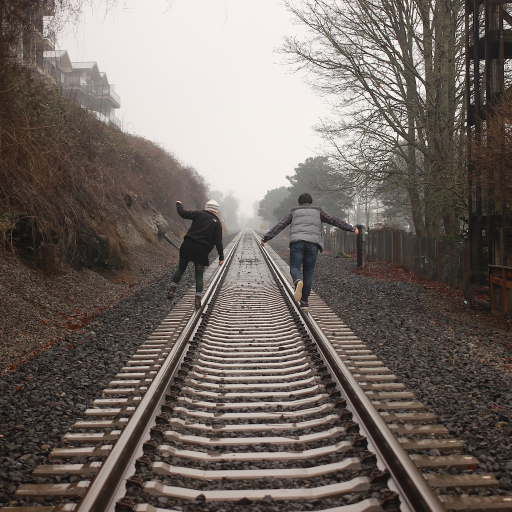
//> input picture image/image.jpg, 1024 x 1024 px (shown at 1/2 size)
$ ./image_processing_kmeans   (built with g++ and OpenCV 4)
//> lines starting //> are read from the running program, lines starting //| are printed output that depends on the picture
#include <opencv2/opencv.hpp>
#include <opencv2/core/types.hpp>
#include <omp.h>
#include <cmath>
#include <vector>

// K-Means parameters
const int K = 3;  // Số cụm (segments)

// Hàm áp dụng K-Means cục bộ trên mỗi vùng nhỏ của ảnh
void applyLocalKMeans(const cv::Mat& grayImage, cv::Mat& kmeansImage, int windowSize) {
//> called with windowSize = 32
    // Chia ảnh thành các subimages
    for (int i = 0; i < grayImage.rows; i += windowSize) {
        for (int j = 0; j < grayImage.cols; j += windowSize) {
            // Xác định vùng cục bộ (local region)
            int x_end = std::min(i + windowSize, grayImage.rows);
            int y_end = std::min(j + windowSize, grayImage.cols);
            cv::Rect localRegion(j, i, y_end - j, x_end - i);
            cv::Mat subImage = grayImage(localRegion);

            // Chuẩn bị dữ liệu cho K-Means
            cv::Mat reshapedImage;
            if (subImage.isContinuous()) {
                reshapedImage = subImage.reshape(1, subImage.total());
            } else {
                reshapedImage = subImage.clone().reshape(1, subImage.total());
            }
            reshapedImage.convertTo(reshapedImage, CV_32F);

            // Áp dụng K-Means
            cv::Mat labels, centers;
            cv::kmeans(reshapedImage, K, labels,
                       cv::TermCriteria(cv::TermCriteria::EPS + cv::TermCriteria::COUNT, 10, 1.0),
                       3, cv::KMEANS_PP_CENTERS, centers);

            // Gán lại giá trị cho subImage
            labels = labels.reshape(0, subImage.rows);
            cv::Mat segmented(subImage.size(), subImage.type());
            for (int x = 0; x < labels.rows; ++x) {
                for (int y = 0; y < labels.cols; ++y) {
                    int label = labels.at<int>(x, y);
                    segmented.at<uchar>(x, y) = static_cast<uchar>(centers.at<float>(label, 0));
                }
            }

            // Lưu kết quả của subImage vào kmeansImage
            segmented.copyTo(kmeansImage(localRegion));
        }
    }
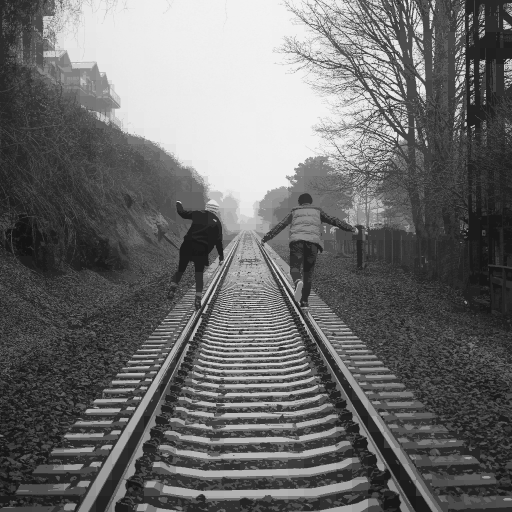
//> kmeansImage: 1024 rows x 1024 cols, CV_8UC1 (shown at 1/2 size); min 20, max 247, mean 107.1
}

// Hàm phát hiện cạnh dựa trên sự khác biệt cường độ giữa các phân đoạn k-Means
void detectEdgesKMeans(const cv::Mat& kmeansImage, cv::Mat& edgeImage) {
    edgeImage = cv::Mat::zeros(kmeansImage.size(), CV_8UC1);

    #pragma omp parallel for collapse(2)
    for (int i = 1; i < kmeansImage.rows - 1; i++) {
        for (int j = 1; j < kmeansImage.cols - 1; j++) {
            // Lấy giá trị pixel hiện tại và các pixel lân cận
            uchar current = kmeansImage.at<uchar>(i, j);
            uchar right = kmeansImage.at<uchar>(i, j + 1);
            uchar down = kmeansImage.at<uchar>(i + 1, j);

            // Nếu có sự khác biệt giữa các cụm, coi đó là cạnh
            if (std::abs(current - right) > 10 || std::abs(current - down) > 10) {
                edgeImage.at<uchar>(i, j) = 255;
            }
        }
    }
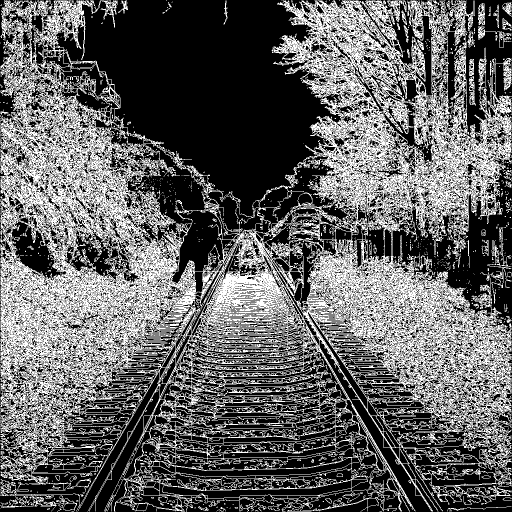
//> edgeImage: 1024 rows x 1024 cols, CV_8UC1 (shown at 1/2 size); 38.4% white in thin lines or dots
}

int main() {
    // Đọc ảnh xám
    cv::Mat grayImage = cv::imread("./image/image.jpg", cv::IMREAD_GRAYSCALE);
    if (grayImage.empty()) {
        std::cerr << "Failed to load image!" << std::endl;
        return -1;
    }

    // Ảnh kết quả K-Means và phát hiện cạnh
    cv::Mat kmeansImage = cv::Mat::zeros(grayImage.size(), CV_8UC1);
    cv::Mat edgeImage;

    // Áp dụng K-Means cục bộ
    int windowSize = 32;  // Kích thước cửa sổ cục bộ
    applyLocalKMeans(grayImage, kmeansImage, windowSize);

    // Phát hiện cạnh từ K-Means
    detectEdgesKMeans(kmeansImage, edgeImage);

    // Hiển thị và lưu kết quả
    cv::namedWindow("Edge Detection", cv::WINDOW_NORMAL);
    cv::resizeWindow("Edge Detection", 1600, 800);
    cv::imshow("Edge Detection", edgeImage);

    cv::waitKey(0);

    double itime, ftime, exec_time;
    itime = omp_get_wtime();
    ftime = omp_get_wtime();
    exec_time = ftime - itime;
    printf("\n\nTime taken is %f", exec_time);
    return 0;
}

$ run again, with image/betuan.jpg copied over image/image.jpg
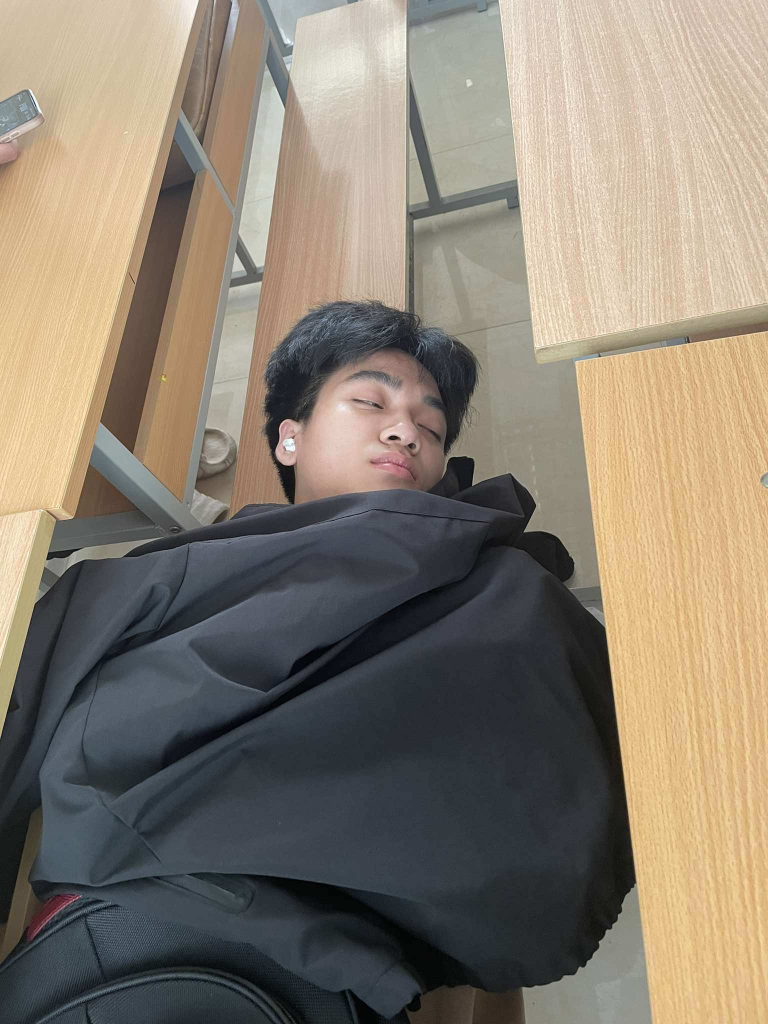
//> input picture image/betuan.jpg, 1536 x 2048 px (shown at 1/2 size)
//> `cv::Mat grayImage = cv::imread("./image/image.jpg", cv::IMREAD_GRAYSCA..`:
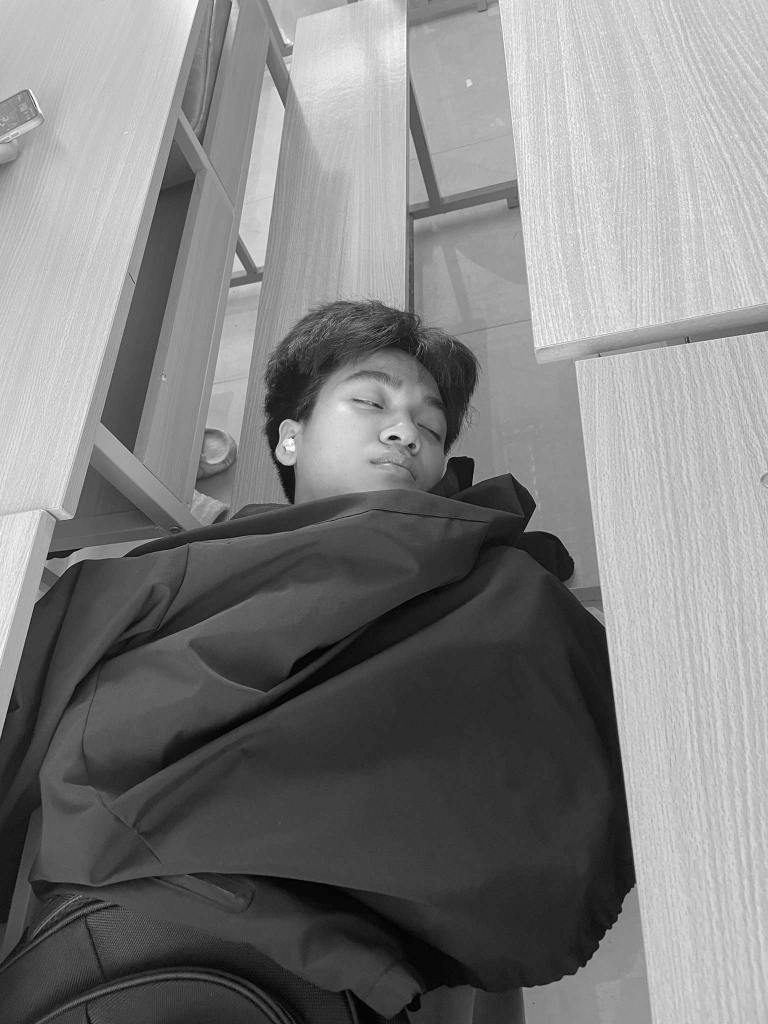
//> grayImage: 2048 rows x 1536 cols, CV_8UC1 (shown at 1/2 size); min 0, max 255, mean 128.1
//> after the loop in detectEdgesKMeans, `for (int i = 1; i < kmeansImage.rows - 1; i++)`:
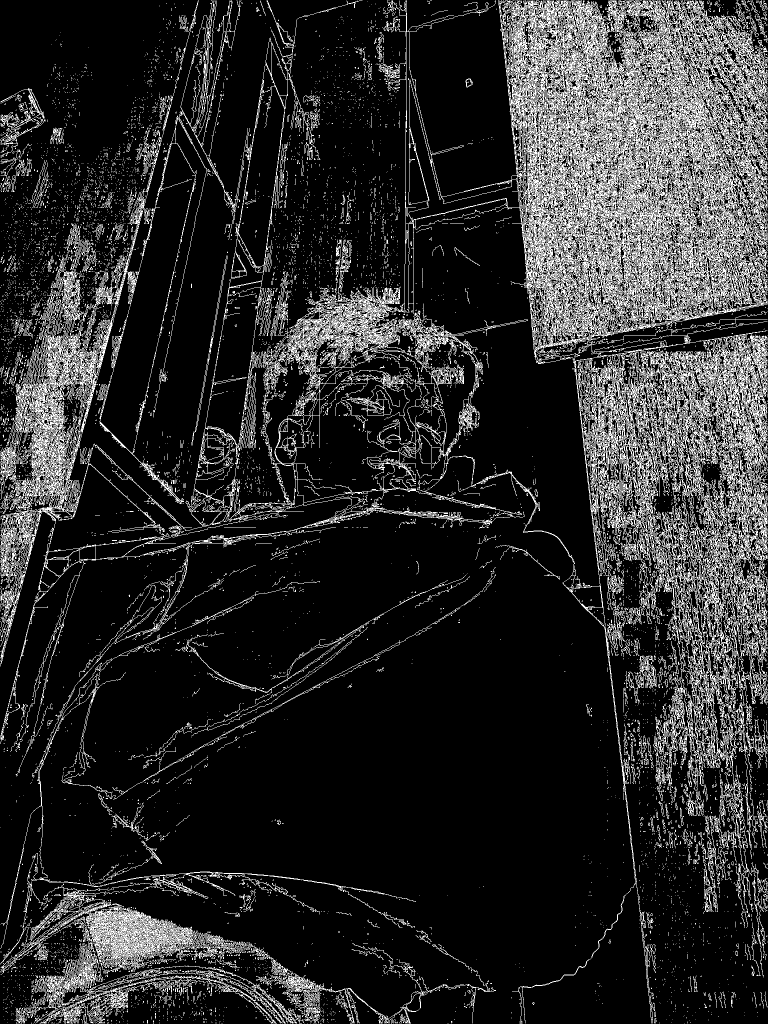
//> edgeImage: 2048 rows x 1536 cols, CV_8UC1 (shown at 1/2 size); 16.8% white in thin lines or dots
